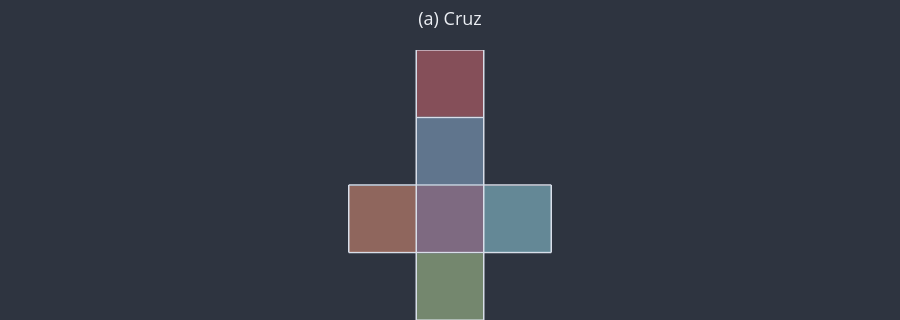
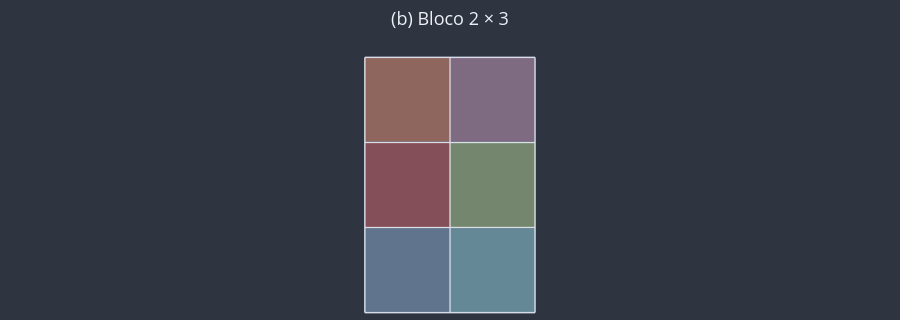
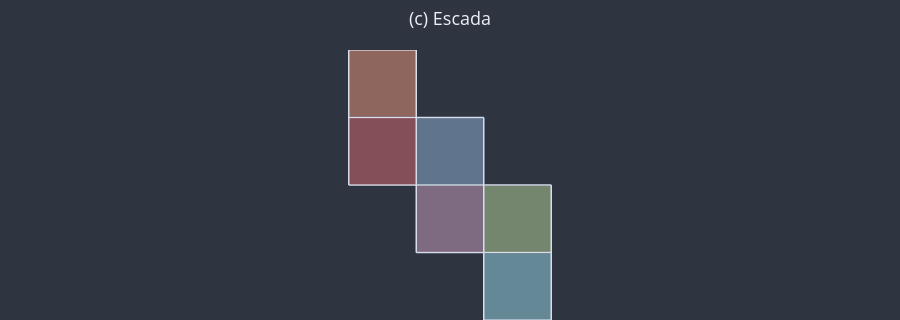
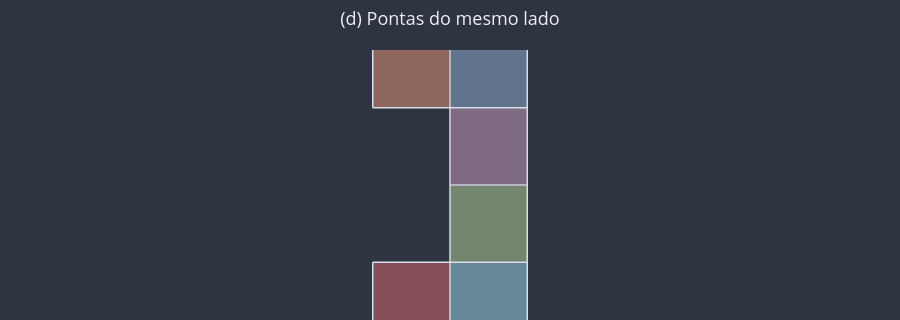

These figures' notebook cell, in order:
### Code cell
# Figuras de apoio do exercício 6: quatro figuras de 6 quadrados, vistas de cima.
FIGURAS_EX6 = {
    "a": "Cruz",
    "b": "Bloco 2 × 3",
    "c": "Escada",
    "d": "Pontas do mesmo lado",
}
for item, figura in FIGURAS_EX6.items():
    planificacao = u3d.planificacao_de_quadrados(PLANIFICACOES_DO_CUBO[figura])
    fig = u3d.criar_figura(titulo=f"({item}) {figura}", altura=320)
    fig = u3d.desenhar_faces(
        fig, u3d.dobrar_planificacao(planificacao, 0), cores=CORES_DOS_QUADRADOS
    )
    fig = u3d.definir_camera(fig, olho=(0, 0, 2.5))
    u3d.mostrar(fig)

### Figure 1 — Plotly figure (JSON) as saved in the notebook; plotly's stock layout.template omitted (floating-point values rounded to 4 significant figures)
{"data": [{"color": "#88C0D0", "hoverinfo": "skip", "i": [0, 0], "j": [1, 2], "k": [2, 3], "lighting": {"ambient": 1, "diffuse": 0, "fresnel": 0, "specular": 0}, "opacity": 0.6, "type": "mesh3d", "x": [2.0, 4.0, 4.0, 2.0], "y": [0.0, 0.0, 2.0, 2.0], "z": [0.0, 0.0, 0.0, 0.0]}, {"color": "#A3BE8C", "hoverinfo": "skip", "i": [0, 0], "j": [1, 2], "k": [2, 3], "lighting": {"ambient": 1, "diffuse": 0, "fresnel": 0, "specular": 0}, "opacity": 0.6, "type": "mesh3d", "x": [0.0, 2.0, 2.0, 0.0], "y": [2.0, 2.0, 4.0, 4.0], "z": [0.0, 0.0, 0.0, 0.0]}, {"color": "#B48EAD", "hoverinfo": "skip", "i": [0, 0], "j": [1, 2], "k": [2, 3], "lighting": {"ambient": 1, "diffuse": 0, "fresnel": 0, "specular": 0}, "opacity": 0.6, "type": "mesh3d", "x": [2.0, 4.0, 4.0, 2.0], "y": [2.0, 2.0, 4.0, 4.0], "z": [0.0, 0.0, 0.0, 0.0]}, {"color": "#81A1C1", "hoverinfo": "skip", "i": [0, 0], "j": [1, 2], "k": [2, 3], "lighting": {"ambient": 1, "diffuse": 0, "fresnel": 0, "specular": 0}, "opacity": 0.6, "type": "mesh3d", "x": [4.0, 6.0, 6.0, 4.0], "y": [2.0, 2.0, 4.0, 4.0], "z": [0.0, 0.0, 0.0, 0.0]}, {"color": "#BF616A", "hoverinfo": "skip", "i": [0, 0], "j": [1, 2], "k": [2, 3], "lighting": {"ambient": 1, "diffuse": 0, "fresnel": 0, "specular": 0}, "opacity": 0.6, "type": "mesh3d", "x": [6.0, 8.0, 8.0, 6.0], "y": [2.0, 2.0, 4.0, 4.0], "z": [0.0, 0.0, 0.0, 0.0]}, {"color": "#D08770", "hoverinfo": "skip", "i": [0, 0], "j": [1, 2], "k": [2, 3], "lighting": {"ambient": 1, "diffuse": 0, "fresnel": 0, "specular": 0}, "opacity": 0.6, "type": "mesh3d", "x": [2.0, 4.0, 4.0, 2.0], "y": [4.0, 4.0, 6.0, 6.0], "z": [0.0, 0.0, 0.0, 0.0]}, {"hoverinfo": "skip", "line": {"color": "#D8DEE9", "width": 3}, "mode": "lines", "type": "scatter3d", "x": [2, 4, null, 4, 4, null, 4, 2, null, 2, 2, null, 0, 2, null, 2, 2, null, 2, 0, null, 0, 0, null, 2, 4, null, 4, 4, null, 4, 2, null, 2, 2, null, 4, 6, null, 6, 6, null, 6, 4, null, 4, 4, null, 6, 8, null, 8, 8, null, 8, 6, null, 6, 6, null, 2, 4, null, 4, 4, null, 4, 2, null, 2, 2, null], "y": [0, 0, null, 0, 2, null, 2, 2, null, 2, 0, null, 2, 2, null, 2, 4, null, 4, 4, null, 4, 2, null, 2, 2, null, 2, 4, null, 4, 4, null, 4, 2, null, 2, 2, null, 2, 4, null, 4, 4, null, 4, 2, null, 2, 2, null, 2, 4, null, 4, 4, null, 4, 2, null, 4, 4, null, 4, 6, null, 6, 6, null, 6, 4, null], "z": [0, 0, null, 0, 0, null, 0, 0, null, 0, 0, null, 0, 0, null, 0, 0, null, 0, 0, null, 0, 0, null, 0, 0, null, 0, 0, null, 0, 0, null, 0, 0, null, 0, 0, null, 0, 0, null, 0, 0, null, 0, 0, null, 0, 0, null, 0, 0, null, 0, 0, null, 0, 0, null, 0, 0, null, 0, 0, null, 0, 0, null, 0, 0, null]}], "layout": {"font": {"color": "#ECEFF4", "size": 13}, "height": 320, "margin": {"b": 0, "l": 0, "r": 0, "t": 50}, "paper_bgcolor": "#2E3440", "plot_bgcolor": "#2E3440", "scene": {"aspectmode": "data", "bgcolor": "#2E3440", "camera": {"eye": {"x": 0, "y": 0, "z": 2.5}}, "xaxis": {"visible": false}, "yaxis": {"visible": false}, "zaxis": {"visible": false}}, "showlegend": false, "title": {"text": "(a) Cruz", "x": 0.5}}}

### Figure 2 — Plotly figure (JSON) as saved in the notebook; plotly's stock layout.template omitted (floating-point values rounded to 4 significant figures)
{"data": [{"color": "#88C0D0", "hoverinfo": "skip", "i": [0, 0], "j": [1, 2], "k": [2, 3], "lighting": {"ambient": 1, "diffuse": 0, "fresnel": 0, "specular": 0}, "opacity": 0.6, "type": "mesh3d", "x": [0.0, 2.0, 2.0, 0.0], "y": [0.0, 0.0, 2.0, 2.0], "z": [0.0, 0.0, 0.0, 0.0]}, {"color": "#A3BE8C", "hoverinfo": "skip", "i": [0, 0], "j": [1, 2], "k": [2, 3], "lighting": {"ambient": 1, "diffuse": 0, "fresnel": 0, "specular": 0}, "opacity": 0.6, "type": "mesh3d", "x": [2.0, 4.0, 4.0, 2.0], "y": [0.0, 0.0, 2.0, 2.0], "z": [0.0, 0.0, 0.0, 0.0]}, {"color": "#B48EAD", "hoverinfo": "skip", "i": [0, 0], "j": [1, 2], "k": [2, 3], "lighting": {"ambient": 1, "diffuse": 0, "fresnel": 0, "specular": 0}, "opacity": 0.6, "type": "mesh3d", "x": [4.0, 6.0, 6.0, 4.0], "y": [0.0, 0.0, 2.0, 2.0], "z": [0.0, 0.0, 0.0, 0.0]}, {"color": "#81A1C1", "hoverinfo": "skip", "i": [0, 0], "j": [1, 2], "k": [2, 3], "lighting": {"ambient": 1, "diffuse": 0, "fresnel": 0, "specular": 0}, "opacity": 0.6, "type": "mesh3d", "x": [0.0, 2.0, 2.0, 0.0], "y": [2.0, 2.0, 4.0, 4.0], "z": [0.0, 0.0, 0.0, 0.0]}, {"color": "#BF616A", "hoverinfo": "skip", "i": [0, 0], "j": [1, 2], "k": [2, 3], "lighting": {"ambient": 1, "diffuse": 0, "fresnel": 0, "specular": 0}, "opacity": 0.6, "type": "mesh3d", "x": [2.0, 4.0, 4.0, 2.0], "y": [2.0, 2.0, 4.0, 4.0], "z": [0.0, 0.0, 0.0, 0.0]}, {"color": "#D08770", "hoverinfo": "skip", "i": [0, 0], "j": [1, 2], "k": [2, 3], "lighting": {"ambient": 1, "diffuse": 0, "fresnel": 0, "specular": 0}, "opacity": 0.6, "type": "mesh3d", "x": [4.0, 6.0, 6.0, 4.0], "y": [2.0, 2.0, 4.0, 4.0], "z": [0.0, 0.0, 0.0, 0.0]}, {"hoverinfo": "skip", "line": {"color": "#D8DEE9", "width": 3}, "mode": "lines", "type": "scatter3d", "x": [0, 2, null, 2, 2, null, 2, 0, null, 0, 0, null, 2, 4, null, 4, 4, null, 4, 2, null, 2, 2, null, 4, 6, null, 6, 6, null, 6, 4, null, 4, 4, null, 0, 2, null, 2, 2, null, 2, 0, null, 0, 0, null, 2, 4, null, 4, 4, null, 4, 2, null, 2, 2, null, 4, 6, null, 6, 6, null, 6, 4, null, 4, 4, null], "y": [0, 0, null, 0, 2, null, 2, 2, null, 2, 0, null, 0, 0, null, 0, 2, null, 2, 2, null, 2, 0, null, 0, 0, null, 0, 2, null, 2, 2, null, 2, 0, null, 2, 2, null, 2, 4, null, 4, 4, null, 4, 2, null, 2, 2, null, 2, 4, null, 4, 4, null, 4, 2, null, 2, 2, null, 2, 4, null, 4, 4, null, 4, 2, null], "z": [0, 0, null, 0, 0, null, 0, 0, null, 0, 0, null, 0, 0, null, 0, 0, null, 0, 0, null, 0, 0, null, 0, 0, null, 0, 0, null, 0, 0, null, 0, 0, null, 0, 0, null, 0, 0, null, 0, 0, null, 0, 0, null, 0, 0, null, 0, 0, null, 0, 0, null, 0, 0, null, 0, 0, null, 0, 0, null, 0, 0, null, 0, 0, null]}], "layout": {"font": {"color": "#ECEFF4", "size": 13}, "height": 320, "margin": {"b": 0, "l": 0, "r": 0, "t": 50}, "paper_bgcolor": "#2E3440", "plot_bgcolor": "#2E3440", "scene": {"aspectmode": "data", "bgcolor": "#2E3440", "camera": {"eye": {"x": 0, "y": 0, "z": 2.5}}, "xaxis": {"visible": false}, "yaxis": {"visible": false}, "zaxis": {"visible": false}}, "showlegend": false, "title": {"text": "(b) Bloco 2 × 3", "x": 0.5}}}

### Figure 3 — Plotly figure (JSON) as saved in the notebook; plotly's stock layout.template omitted (floating-point values rounded to 4 significant figures)
{"data": [{"color": "#88C0D0", "hoverinfo": "skip", "i": [0, 0], "j": [1, 2], "k": [2, 3], "lighting": {"ambient": 1, "diffuse": 0, "fresnel": 0, "specular": 0}, "opacity": 0.6, "type": "mesh3d", "x": [0.0, 2.0, 2.0, 0.0], "y": [0.0, 0.0, 2.0, 2.0], "z": [0.0, 0.0, 0.0, 0.0]}, {"color": "#A3BE8C", "hoverinfo": "skip", "i": [0, 0], "j": [1, 2], "k": [2, 3], "lighting": {"ambient": 1, "diffuse": 0, "fresnel": 0, "specular": 0}, "opacity": 0.6, "type": "mesh3d", "x": [2.0, 4.0, 4.0, 2.0], "y": [0.0, 0.0, 2.0, 2.0], "z": [0.0, 0.0, 0.0, 0.0]}, {"color": "#B48EAD", "hoverinfo": "skip", "i": [0, 0], "j": [1, 2], "k": [2, 3], "lighting": {"ambient": 1, "diffuse": 0, "fresnel": 0, "specular": 0}, "opacity": 0.6, "type": "mesh3d", "x": [2.0, 4.0, 4.0, 2.0], "y": [2.0, 2.0, 4.0, 4.0], "z": [0.0, 0.0, 0.0, 0.0]}, {"color": "#81A1C1", "hoverinfo": "skip", "i": [0, 0], "j": [1, 2], "k": [2, 3], "lighting": {"ambient": 1, "diffuse": 0, "fresnel": 0, "specular": 0}, "opacity": 0.6, "type": "mesh3d", "x": [4.0, 6.0, 6.0, 4.0], "y": [2.0, 2.0, 4.0, 4.0], "z": [0.0, 0.0, 0.0, 0.0]}, {"color": "#BF616A", "hoverinfo": "skip", "i": [0, 0], "j": [1, 2], "k": [2, 3], "lighting": {"ambient": 1, "diffuse": 0, "fresnel": 0, "specular": 0}, "opacity": 0.6, "type": "mesh3d", "x": [4.0, 6.0, 6.0, 4.0], "y": [4.0, 4.0, 6.0, 6.0], "z": [0.0, 0.0, 0.0, 0.0]}, {"color": "#D08770", "hoverinfo": "skip", "i": [0, 0], "j": [1, 2], "k": [2, 3], "lighting": {"ambient": 1, "diffuse": 0, "fresnel": 0, "specular": 0}, "opacity": 0.6, "type": "mesh3d", "x": [6.0, 8.0, 8.0, 6.0], "y": [4.0, 4.0, 6.0, 6.0], "z": [0.0, 0.0, 0.0, 0.0]}, {"hoverinfo": "skip", "line": {"color": "#D8DEE9", "width": 3}, "mode": "lines", "type": "scatter3d", "x": [0, 2, null, 2, 2, null, 2, 0, null, 0, 0, null, 2, 4, null, 4, 4, null, 4, 2, null, 2, 2, null, 2, 4, null, 4, 4, null, 4, 2, null, 2, 2, null, 4, 6, null, 6, 6, null, 6, 4, null, 4, 4, null, 4, 6, null, 6, 6, null, 6, 4, null, 4, 4, null, 6, 8, null, 8, 8, null, 8, 6, null, 6, 6, null], "y": [0, 0, null, 0, 2, null, 2, 2, null, 2, 0, null, 0, 0, null, 0, 2, null, 2, 2, null, 2, 0, null, 2, 2, null, 2, 4, null, 4, 4, null, 4, 2, null, 2, 2, null, 2, 4, null, 4, 4, null, 4, 2, null, 4, 4, null, 4, 6, null, 6, 6, null, 6, 4, null, 4, 4, null, 4, 6, null, 6, 6, null, 6, 4, null], "z": [0, 0, null, 0, 0, null, 0, 0, null, 0, 0, null, 0, 0, null, 0, 0, null, 0, 0, null, 0, 0, null, 0, 0, null, 0, 0, null, 0, 0, null, 0, 0, null, 0, 0, null, 0, 0, null, 0, 0, null, 0, 0, null, 0, 0, null, 0, 0, null, 0, 0, null, 0, 0, null, 0, 0, null, 0, 0, null, 0, 0, null, 0, 0, null]}], "layout": {"font": {"color": "#ECEFF4", "size": 13}, "height": 320, "margin": {"b": 0, "l": 0, "r": 0, "t": 50}, "paper_bgcolor": "#2E3440", "plot_bgcolor": "#2E3440", "scene": {"aspectmode": "data", "bgcolor": "#2E3440", "camera": {"eye": {"x": 0, "y": 0, "z": 2.5}}, "xaxis": {"visible": false}, "yaxis": {"visible": false}, "zaxis": {"visible": false}}, "showlegend": false, "title": {"text": "(c) Escada", "x": 0.5}}}

### Figure 4 — Plotly figure (JSON) as saved in the notebook; plotly's stock layout.template omitted (floating-point values rounded to 4 significant figures)
{"data": [{"color": "#88C0D0", "hoverinfo": "skip", "i": [0, 0], "j": [1, 2], "k": [2, 3], "lighting": {"ambient": 1, "diffuse": 0, "fresnel": 0, "specular": 0}, "opacity": 0.6, "type": "mesh3d", "x": [0.0, 2.0, 2.0, 0.0], "y": [0.0, 0.0, 2.0, 2.0], "z": [0.0, 0.0, 0.0, 0.0]}, {"color": "#A3BE8C", "hoverinfo": "skip", "i": [0, 0], "j": [1, 2], "k": [2, 3], "lighting": {"ambient": 1, "diffuse": 0, "fresnel": 0, "specular": 0}, "opacity": 0.6, "type": "mesh3d", "x": [2.0, 4.0, 4.0, 2.0], "y": [0.0, 0.0, 2.0, 2.0], "z": [0.0, 0.0, 0.0, 0.0]}, {"color": "#B48EAD", "hoverinfo": "skip", "i": [0, 0], "j": [1, 2], "k": [2, 3], "lighting": {"ambient": 1, "diffuse": 0, "fresnel": 0, "specular": 0}, "opacity": 0.6, "type": "mesh3d", "x": [4.0, 6.0, 6.0, 4.0], "y": [0.0, 0.0, 2.0, 2.0], "z": [0.0, 0.0, 0.0, 0.0]}, {"color": "#81A1C1", "hoverinfo": "skip", "i": [0, 0], "j": [1, 2], "k": [2, 3], "lighting": {"ambient": 1, "diffuse": 0, "fresnel": 0, "specular": 0}, "opacity": 0.6, "type": "mesh3d", "x": [6.0, 8.0, 8.0, 6.0], "y": [0.0, 0.0, 2.0, 2.0], "z": [0.0, 0.0, 0.0, 0.0]}, {"color": "#BF616A", "hoverinfo": "skip", "i": [0, 0], "j": [1, 2], "k": [2, 3], "lighting": {"ambient": 1, "diffuse": 0, "fresnel": 0, "specular": 0}, "opacity": 0.6, "type": "mesh3d", "x": [0.0, 2.0, 2.0, 0.0], "y": [2.0, 2.0, 4.0, 4.0], "z": [0.0, 0.0, 0.0, 0.0]}, {"color": "#D08770", "hoverinfo": "skip", "i": [0, 0], "j": [1, 2], "k": [2, 3], "lighting": {"ambient": 1, "diffuse": 0, "fresnel": 0, "specular": 0}, "opacity": 0.6, "type": "mesh3d", "x": [6.0, 8.0, 8.0, 6.0], "y": [2.0, 2.0, 4.0, 4.0], "z": [0.0, 0.0, 0.0, 0.0]}, {"hoverinfo": "skip", "line": {"color": "#D8DEE9", "width": 3}, "mode": "lines", "type": "scatter3d", "x": [0, 2, null, 2, 2, null, 2, 0, null, 0, 0, null, 2, 4, null, 4, 4, null, 4, 2, null, 2, 2, null, 4, 6, null, 6, 6, null, 6, 4, null, 4, 4, null, 6, 8, null, 8, 8, null, 8, 6, null, 6, 6, null, 0, 2, null, 2, 2, null, 2, 0, null, 0, 0, null, 6, 8, null, 8, 8, null, 8, 6, null, 6, 6, null], "y": [0, 0, null, 0, 2, null, 2, 2, null, 2, 0, null, 0, 0, null, 0, 2, null, 2, 2, null, 2, 0, null, 0, 0, null, 0, 2, null, 2, 2, null, 2, 0, null, 0, 0, null, 0, 2, null, 2, 2, null, 2, 0, null, 2, 2, null, 2, 4, null, 4, 4, null, 4, 2, null, 2, 2, null, 2, 4, null, 4, 4, null, 4, 2, null], "z": [0, 0, null, 0, 0, null, 0, 0, null, 0, 0, null, 0, 0, null, 0, 0, null, 0, 0, null, 0, 0, null, 0, 0, null, 0, 0, null, 0, 0, null, 0, 0, null, 0, 0, null, 0, 0, null, 0, 0, null, 0, 0, null, 0, 0, null, 0, 0, null, 0, 0, null, 0, 0, null, 0, 0, null, 0, 0, null, 0, 0, null, 0, 0, null]}], "layout": {"font": {"color": "#ECEFF4", "size": 13}, "height": 320, "margin": {"b": 0, "l": 0, "r": 0, "t": 50}, "paper_bgcolor": "#2E3440", "plot_bgcolor": "#2E3440", "scene": {"aspectmode": "data", "bgcolor": "#2E3440", "camera": {"eye": {"x": 0, "y": 0, "z": 2.5}}, "xaxis": {"visible": false}, "yaxis": {"visible": false}, "zaxis": {"visible": false}}, "showlegend": false, "title": {"text": "(d) Pontas do mesmo lado", "x": 0.5}}}
